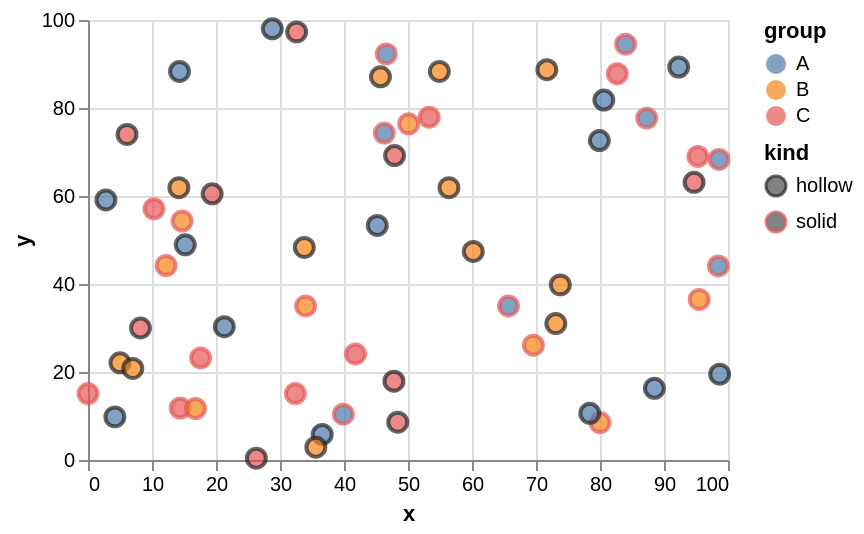

Write the Vega-Lite specification saved for this chart.
### Vega-Lite specification from a JSON file in a GitHub repository (floating-point values rounded to 4 significant figures)
{"$schema": "https://vega.github.io/schema/vega-lite/v6.json", "description": "fill and stroke as channels of their own on a stroked point mark: two scales, two legends.", "width": 320, "height": 220, "data": {"values": [{"x": 32.4, "y": 15.1, "rank": "high", "value": 2.4, "group": "C", "kind": "solid"}, {"x": 36.6, "y": 5.8, "rank": "high", "value": 10.7, "group": "A", "kind": "hollow"}, {"x": 41.8, "y": 24.1, "rank": "high", "value": 21.2, "group": "C", "kind": "solid"}, {"x": 94.7, "y": 63.1, "rank": "high", "value": 47.4, "group": "C", "kind": "hollow"}, {"x": 5.0, "y": 22.1, "rank": "high", "value": 42.9, "group": "B", "kind": "hollow"}, {"x": 14.4, "y": 11.8, "rank": "mid", "value": 28.0, "group": "C", "kind": "solid"}, {"x": 10.3, "y": 57.1, "rank": "low", "value": 18.6, "group": "C", "kind": "solid"}, {"x": 56.4, "y": 61.9, "rank": "mid", "value": 34.0, "group": "B", "kind": "hollow"}, {"x": 46.6, "y": 92.3, "rank": "mid", "value": 15.0, "group": "A", "kind": "solid"}, {"x": 8.2, "y": 30.0, "rank": "mid", "value": 43.8, "group": "C", "kind": "hollow"}, {"x": 28.8, "y": 98.0, "rank": "low", "value": 25.6, "group": "A", "kind": "hollow"}, {"x": 15.2, "y": 48.9, "rank": "low", "value": 48.1, "group": "A", "kind": "hollow"}, {"x": 34.0, "y": 35.0, "rank": "mid", "value": 29.0, "group": "B", "kind": "solid"}, {"x": 84.0, "y": 94.5, "rank": "mid", "value": 34.9, "group": "A", "kind": "solid"}, {"x": 73.1, "y": 31.0, "rank": "high", "value": 49.7, "group": "B", "kind": "hollow"}, {"x": 71.7, "y": 88.7, "rank": "mid", "value": 1.1, "group": "B", "kind": "hollow"}, {"x": 16.8, "y": 11.7, "rank": "low", "value": 10.9, "group": "B", "kind": "solid"}, {"x": 73.8, "y": 39.8, "rank": "mid", "value": 4.0, "group": "B", "kind": "hollow"}, {"x": 54.9, "y": 88.3, "rank": "mid", "value": 43.2, "group": "B", "kind": "hollow"}, {"x": 98.6, "y": 68.3, "rank": "mid", "value": 47.9, "group": "A", "kind": "solid"}, {"x": 17.6, "y": 23.2, "rank": "low", "value": 0.6, "group": "C", "kind": "solid"}, {"x": 26.3, "y": 0.4, "rank": "mid", "value": 26.7, "group": "C", "kind": "hollow"}, {"x": 95.3, "y": 69.0, "rank": "high", "value": 47.5, "group": "C", "kind": "solid"}, {"x": 45.7, "y": 87.1, "rank": "high", "value": 39.9, "group": "B", "kind": "hollow"}, {"x": 39.9, "y": 10.4, "rank": "high", "value": 20.0, "group": "A", "kind": "solid"}, {"x": 98.5, "y": 44.1, "rank": "low", "value": 17.0, "group": "A", "kind": "solid"}, {"x": 0.0, "y": 15.1, "rank": "low", "value": 47.4, "group": "C", "kind": "solid"}, {"x": 7.0, "y": 20.8, "rank": "mid", "value": 7.4, "group": "B", "kind": "hollow"}, {"x": 60.2, "y": 47.4, "rank": "low", "value": 42.4, "group": "B", "kind": "hollow"}, {"x": 48.4, "y": 8.6, "rank": "low", "value": 37.5, "group": "C", "kind": "hollow"}, {"x": 47.9, "y": 69.2, "rank": "high", "value": 1.2, "group": "C", "kind": "hollow"}, {"x": 14.7, "y": 54.3, "rank": "low", "value": 37.9, "group": "B", "kind": "solid"}, {"x": 69.6, "y": 26.1, "rank": "mid", "value": 45.4, "group": "B", "kind": "solid"}, {"x": 53.3, "y": 77.9, "rank": "mid", "value": 31.8, "group": "C", "kind": "solid"}, {"x": 80.6, "y": 81.8, "rank": "high", "value": 40.2, "group": "A", "kind": "hollow"}, {"x": 35.6, "y": 2.9, "rank": "low", "value": 39.5, "group": "B", "kind": "hollow"}, {"x": 19.4, "y": 60.5, "rank": "mid", "value": 22.4, "group": "C", "kind": "hollow"}, {"x": 95.5, "y": 36.5, "rank": "low", "value": 5.1, "group": "B", "kind": "solid"}, {"x": 33.8, "y": 48.3, "rank": "high", "value": 42.0, "group": "B", "kind": "hollow"}, {"x": 80.0, "y": 8.5, "rank": "high", "value": 6.0, "group": "B", "kind": "solid"}, {"x": 47.8, "y": 17.9, "rank": "high", "value": 16.6, "group": "C", "kind": "hollow"}, {"x": 46.3, "y": 74.3, "rank": "low", "value": 36.2, "group": "A", "kind": "solid"}, {"x": 2.8, "y": 59.1, "rank": "mid", "value": 40.3, "group": "A", "kind": "hollow"}, {"x": 65.7, "y": 35.0, "rank": "high", "value": 27.4, "group": "A", "kind": "solid"}, {"x": 79.9, "y": 72.6, "rank": "low", "value": 26.3, "group": "A", "kind": "hollow"}, {"x": 98.7, "y": 19.5, "rank": "low", "value": 1.4, "group": "A", "kind": "hollow"}, {"x": 50.1, "y": 76.4, "rank": "mid", "value": 13.0, "group": "B", "kind": "solid"}, {"x": 6.1, "y": 74.0, "rank": "mid", "value": 33.1, "group": "C", "kind": "hollow"}, {"x": 82.7, "y": 87.8, "rank": "low", "value": 26.6, "group": "C", "kind": "solid"}, {"x": 87.3, "y": 77.7, "rank": "high", "value": 0.2, "group": "A", "kind": "solid"}, {"x": 14.2, "y": 61.9, "rank": "low", "value": 27.8, "group": "B", "kind": "hollow"}, {"x": 78.4, "y": 10.6, "rank": "high", "value": 2.8, "group": "A", "kind": "hollow"}, {"x": 4.2, "y": 9.8, "rank": "mid", "value": 28.1, "group": "A", "kind": "hollow"}, {"x": 32.6, "y": 97.3, "rank": "high", "value": 25.6, "group": "C", "kind": "hollow"}, {"x": 45.2, "y": 53.3, "rank": "mid", "value": 25.4, "group": "A", "kind": "hollow"}, {"x": 92.3, "y": 89.3, "rank": "low", "value": 42.0, "group": "A", "kind": "hollow"}, {"x": 12.2, "y": 44.2, "rank": "low", "value": 33.6, "group": "B", "kind": "solid"}, {"x": 21.3, "y": 30.3, "rank": "low", "value": 44.9, "group": "A", "kind": "hollow"}, {"x": 14.3, "y": 88.3, "rank": "mid", "value": 11.0, "group": "A", "kind": "hollow"}, {"x": 88.5, "y": 16.3, "rank": "high", "value": 41.6, "group": "A", "kind": "hollow"}]}, "mark": {"type": "point", "strokeWidth": 2, "size": 90}, "encoding": {"x": {"field": "x", "type": "quantitative"}, "y": {"field": "y", "type": "quantitative"}, "fill": {"field": "group", "type": "nominal"}, "stroke": {"field": "kind", "type": "nominal", "scale": {"range": ["#222", "#e45756"]}}}}
